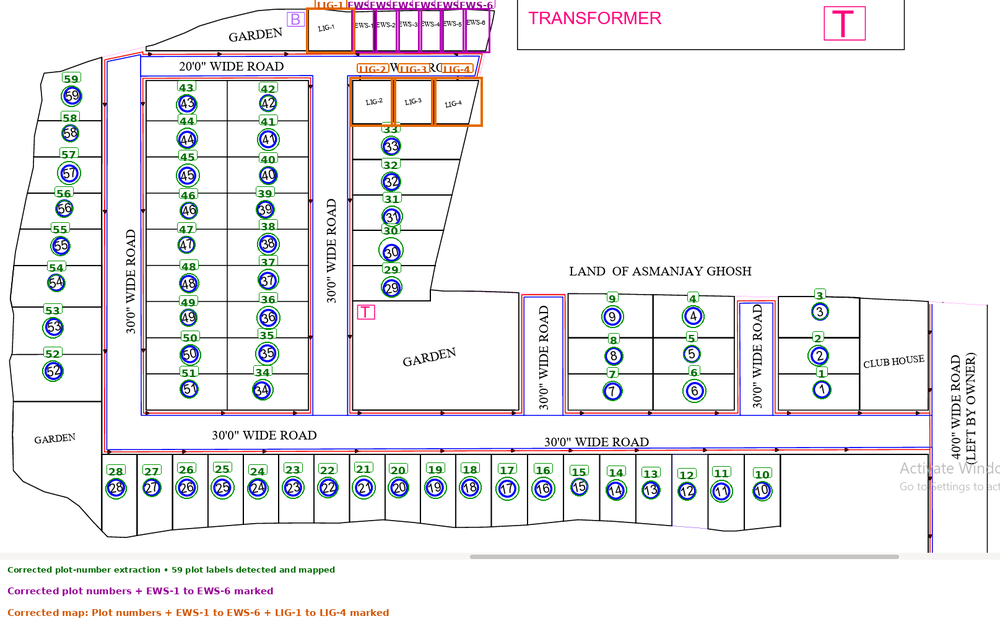
#> input picture marked_map_2.png, 1000 x 624 px, shrunk from 1615 x 1008 before the run, found by its file name
$ python a12_thin.py
#> lines starting #> are read from the running program, lines starting #| are printed output that depends on the picture
"""Extract line positions from projections robustly."""
import sys, cv2, numpy as np
from pathlib import Path

SRC = Path(r"C:\Users\User\OneDrive\Desktop\gps_map\marked_map_2.png")
OUT = Path(r"C:\Users\User\OneDrive\Desktop\gps_map\out")
OUT.mkdir(exist_ok=True)

img = cv2.imread(str(SRC))
#> img is the input picture: shape (624, 1000, 3); mean B, G, R 238.6, 236.5, 237.8
h, w = img.shape[:2]
#> h = 624; w = 1000
hsv = cv2.cvtColor(img, cv2.COLOR_BGR2HSV)
#> hsv: shape (624, 1000, 3); mean H, S, V 11.2, 12.5, 243.8
H, S, V = hsv[:, :, 0], hsv[:, :, 1], hsv[:, :, 2]
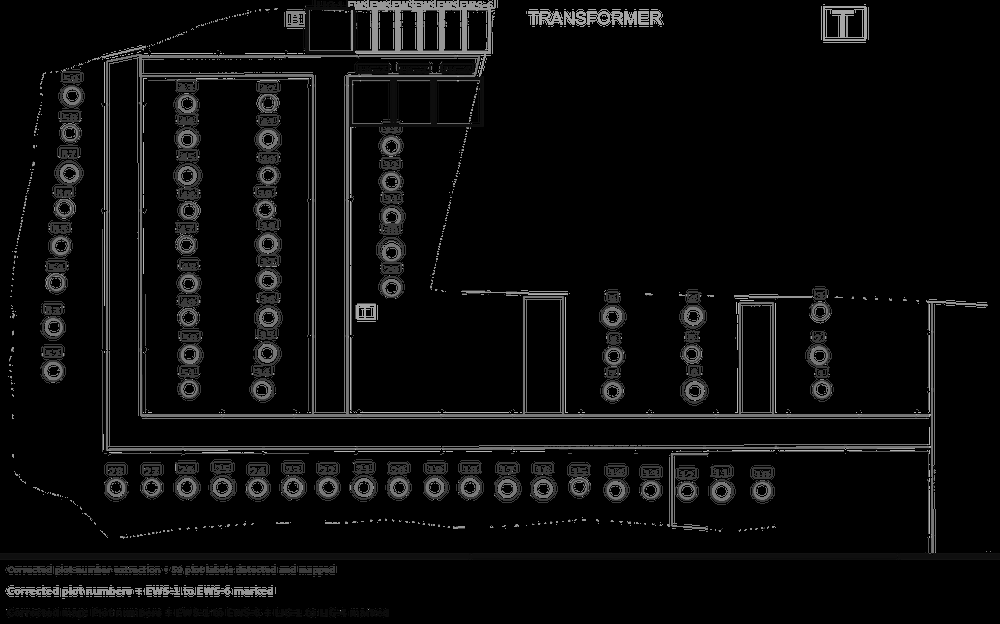
#> H: shape (624, 1000); min 0, max 179, mean 11.2
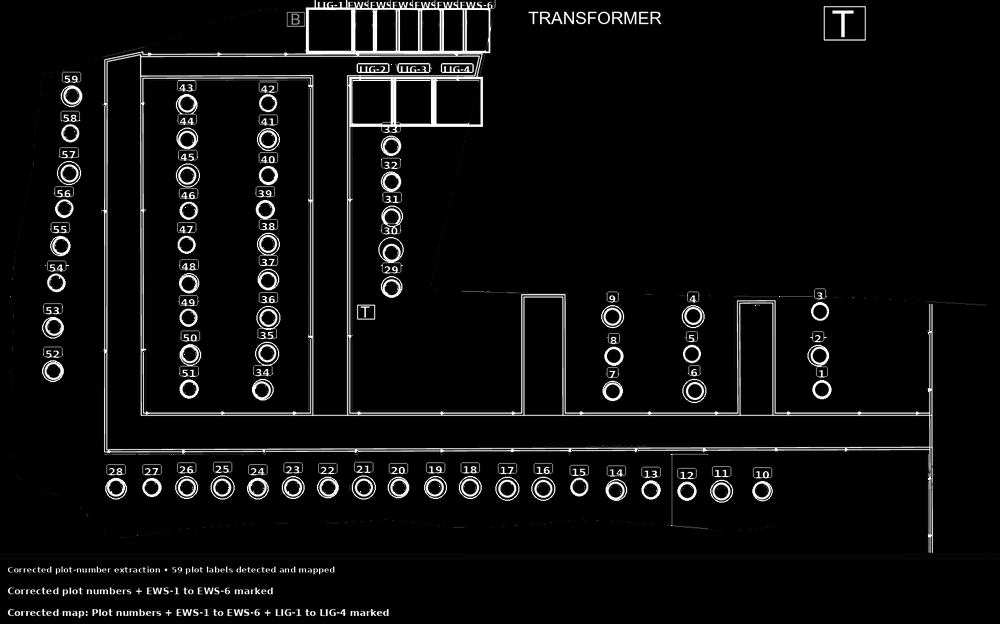
#> S: shape (624, 1000); min 0, max 255, mean 12.5
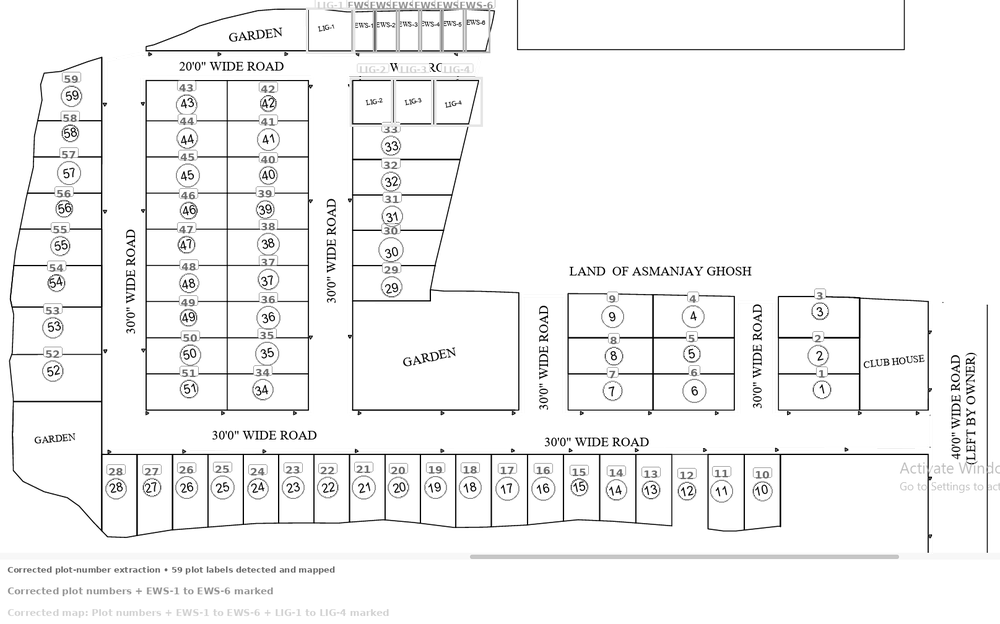
#> V: shape (624, 1000); min 0, max 255, mean 243.8
red = ((H>=0)&(H<=12)&(S>60)&(V>50)).astype(np.uint8)*255
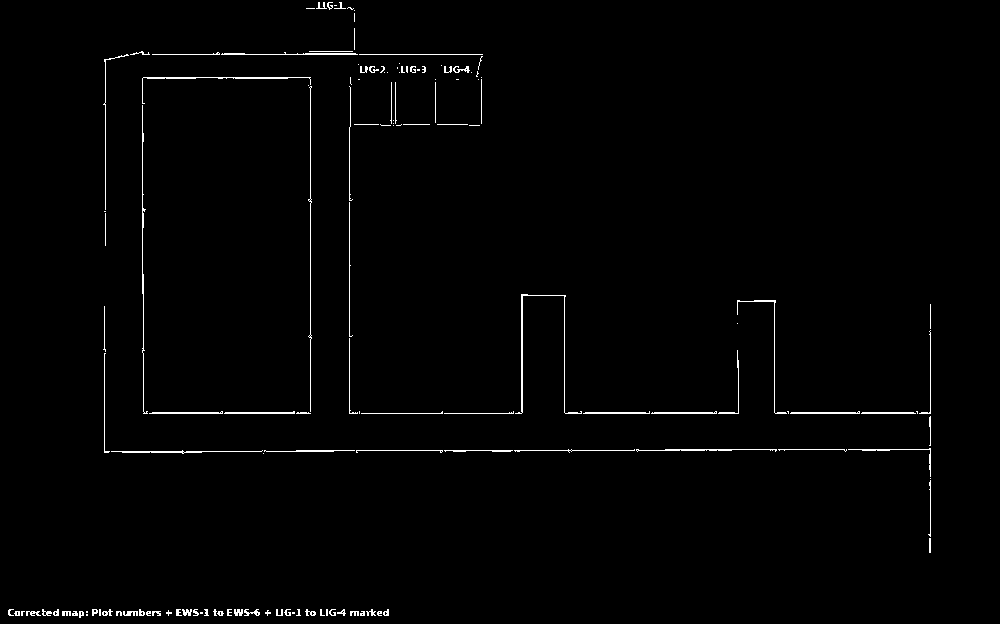
#> red: shape (624, 1000); 1.2% white in thin lines or dots

# thin red to lines
thin = cv2.ximgproc.thinning(red, thinningType=cv2.ximgproc.THINNING_ZHANGSUEN)
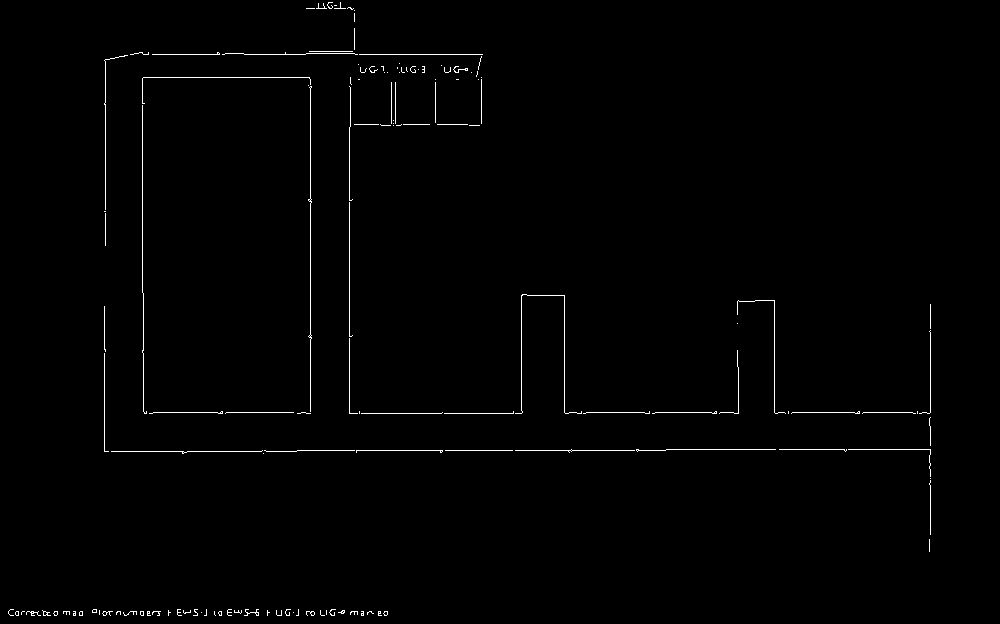
#> thin: shape (624, 1000); 0.85% white in thin lines or dots
hproj = thin.sum(axis=1)
#> hproj = 624 values, max 107865 at index 412, min 0 at index 0, mean 2178.1
vproj = thin.sum(axis=0)
#> vproj = 1000 values, max 85170 at index 310, min 0 at index 0, mean 1359.2

def peaks(proj, minlen_px, thresh_count):
    # smooth
#> called with proj = array of shape (624,), minlen_px = 4, thresh_count = 20
    k = 5
    from scipy.signal import find_peaks
    p, _ = find_peaks(proj, height=thresh_count, distance=3, prominence=thresh_count*0.5)
#> p = 35 values from 2 to 615
    # filter by neighborhood width? simpler: return p
    # dedupe close
    out = []
    for x in p:
        if not out or x - out[-1] > 4:
            out.append(int(x))
        else:
            out[-1] = int((out[-1]+x)/2)
#> this loop made 35 passes
#> x on passes 1 to 12: 2, 5, 8, 17, 38, 51, 54, 58, 66, 69, 72, 77
#> after the loop, out = 29 values from 3 to 615
    return out

rows = peaks(hproj, 4, 20)  # thin lines give small counts
#> rows = 29 values from 3 to 615
cols = peaks(vproj, 4, 20)
#> the loop in peaks (call 2), `for x in p:` made 110 passes
#> x on passes 1 to 12: 8, 15, 18, 21, 26, 31, 37, 43, 47, 54, 57, 63
#> cols = 80 values from 8 to 930
print(len(rows), len(cols))
#| 29 80
# save first 40
print(rows[:20])
#| [3, 8, 17, 38, 52, 58, 67, 72, 77, 84, 103, 122, 199, 211, 229, 295, 300, 310, 323, 336]
print(cols[:20])
#| [8, 16, 21, 26, 31, 37, 45, 55, 64, 69, 77, 82, 94, 99, 107, 118, 124, 134, 142, 147]
